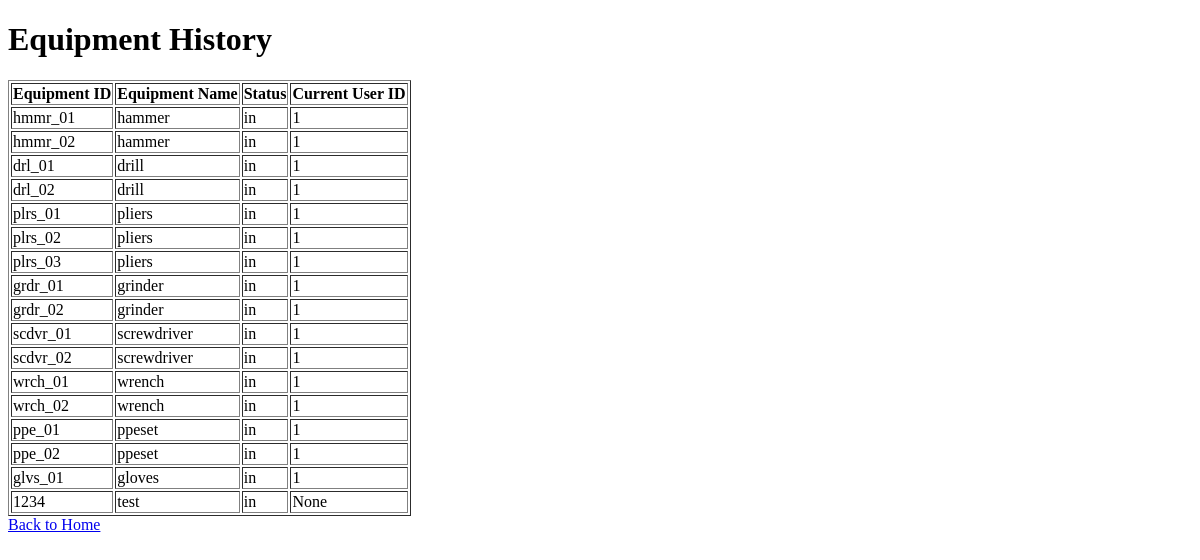
/equipment_history, run on an earlier commit of the app's database.
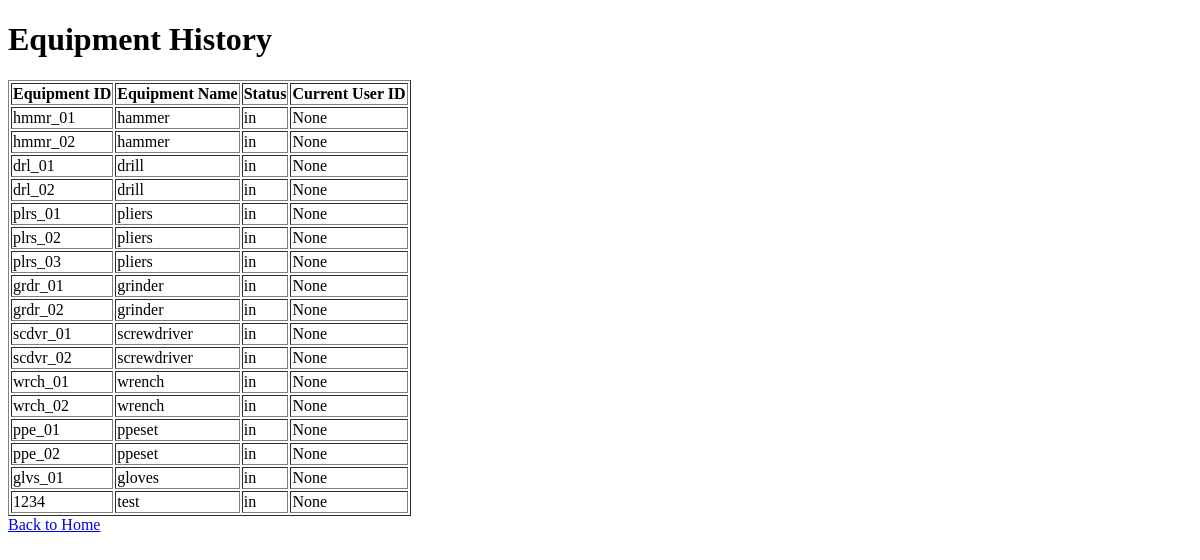
And on a later commit of the database.
### tables this page shows
CREATE TABLE equipment (
    equipment_id TEXT PRIMARY KEY,
    equipment_name TEXT NOT NULL,
    status TEXT NOT NULL,
    current_user_id INTEGER,
    FOREIGN KEY (current_user_id) REFERENCES users(user_id)
);

### app.py (the view)
@app.route('/equipment_history')
def equipment_history():
      equipment_history = equipment_service.get_all_equipment()  # Fetch the equipment history
      return render_template('equipment_history.html', equipment_history=equipment_history)

### services/equipment_service.py (called while the page is built)
    def get_all_equipment(self):
        try:
            connection = sqlite3.connect('equipment_tracking.db')
            cursor = connection.cursor()
            cursor.execute("SELECT equipment_id, equipment_name, status, current_user_id FROM equipment")
            equipment = cursor.fetchall()
            return [
                {
                    'equipment_id': item[0],
                    'equipment_name': item[1],
                    'status': item[2],
                    'current_user_id': item[3]
                }
                for item in equipment
            ]
        except sqlite3.Error as e:
            print(f"Database error occurred while retrieving equipment: {e}")
            return []
        finally:
            connection.close()  # Ensure the connection is closed

### templates/equipment_history.html (shortened to what this page needs)
<!DOCTYPE html>
<html lang="en">
<head>
</head>
<body>
    <h1>Equipment History</h1>
    <table border="1">
        <tr>
            <th>Equipment ID</th>
            <th>Equipment Name</th>
            <th>Status</th>
            <th>Current User ID</th>
        </tr>
        {% for equipment in equipment_history %}
        <tr>
            <td>{{ equipment.equipment_id }}</td>
            <td>{{ equipment.equipment_name }}</td>
            <td>{{ equipment.status }}</td>
            <td>{{ equipment.current_user_id }}</td>
        </tr>
        {% endfor %}
    </table>
    <a href="/">Back to Home</a>
</body>
</html>

What changed in the data, as far as the page shows it:
changed equipment "hmmr_01": current_user_id "1" → "None"
changed equipment "hmmr_02": current_user_id "1" → "None"
changed equipment "drl_01": current_user_id "1" → "None"
changed equipment "drl_02": current_user_id "1" → "None"
changed equipment "plrs_01": current_user_id "1" → "None"
changed equipment "plrs_02": current_user_id "1" → "None"
changed equipment "plrs_03": current_user_id "1" → "None"
changed equipment "grdr_01": current_user_id "1" → "None"
changed equipment "grdr_02": current_user_id "1" → "None"
changed equipment "scdvr_01": current_user_id "1" → "None"
changed equipment "scdvr_02": current_user_id "1" → "None"
changed equipment "wrch_01": current_user_id "1" → "None"
changed equipment "wrch_02": current_user_id "1" → "None"
changed equipment "ppe_01": current_user_id "1" → "None"
changed equipment "ppe_02": current_user_id "1" → "None"
changed equipment "glvs_01": current_user_id "1" → "None"
